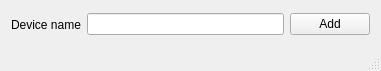
<?xml version="1.0" encoding="UTF-8"?>
<ui version="4.0">
 <class>AddDev</class>
 <widget class="QMainWindow" name="AddDev">
  <property name="geometry">
   <rect>
    <x>0</x>
    <y>0</y>
    <width>381</width>
    <height>71</height>
   </rect>
  </property>
  <property name="minimumSize">
   <size>
    <width>381</width>
    <height>71</height>
   </size>
  </property>
  <property name="maximumSize">
   <size>
    <width>381</width>
    <height>71</height>
   </size>
  </property>
  <property name="windowTitle">
   <string>Add device</string>
  </property>
  <widget class="QWidget" name="centralwidget">
   <layout class="QHBoxLayout" name="horizontalLayout_2">
    <item>
     <layout class="QHBoxLayout" name="horizontalLayout">
      <item>
       <widget class="QLabel" name="label">
        <property name="text">
         <string>Device name</string>
        </property>
       </widget>
      </item>
      <item>
       <widget class="QLineEdit" name="devname"/>
      </item>
      <item>
       <widget class="QPushButton" name="addb">
        <property name="text">
         <string>Add</string>
        </property>
       </widget>
      </item>
     </layout>
    </item>
   </layout>
  </widget>
  <widget class="QStatusBar" name="statusbar"/>
 </widget>
 <layoutdefault spacing="6" margin="11"/>
 <resources/>
 <connections/>
</ui>
